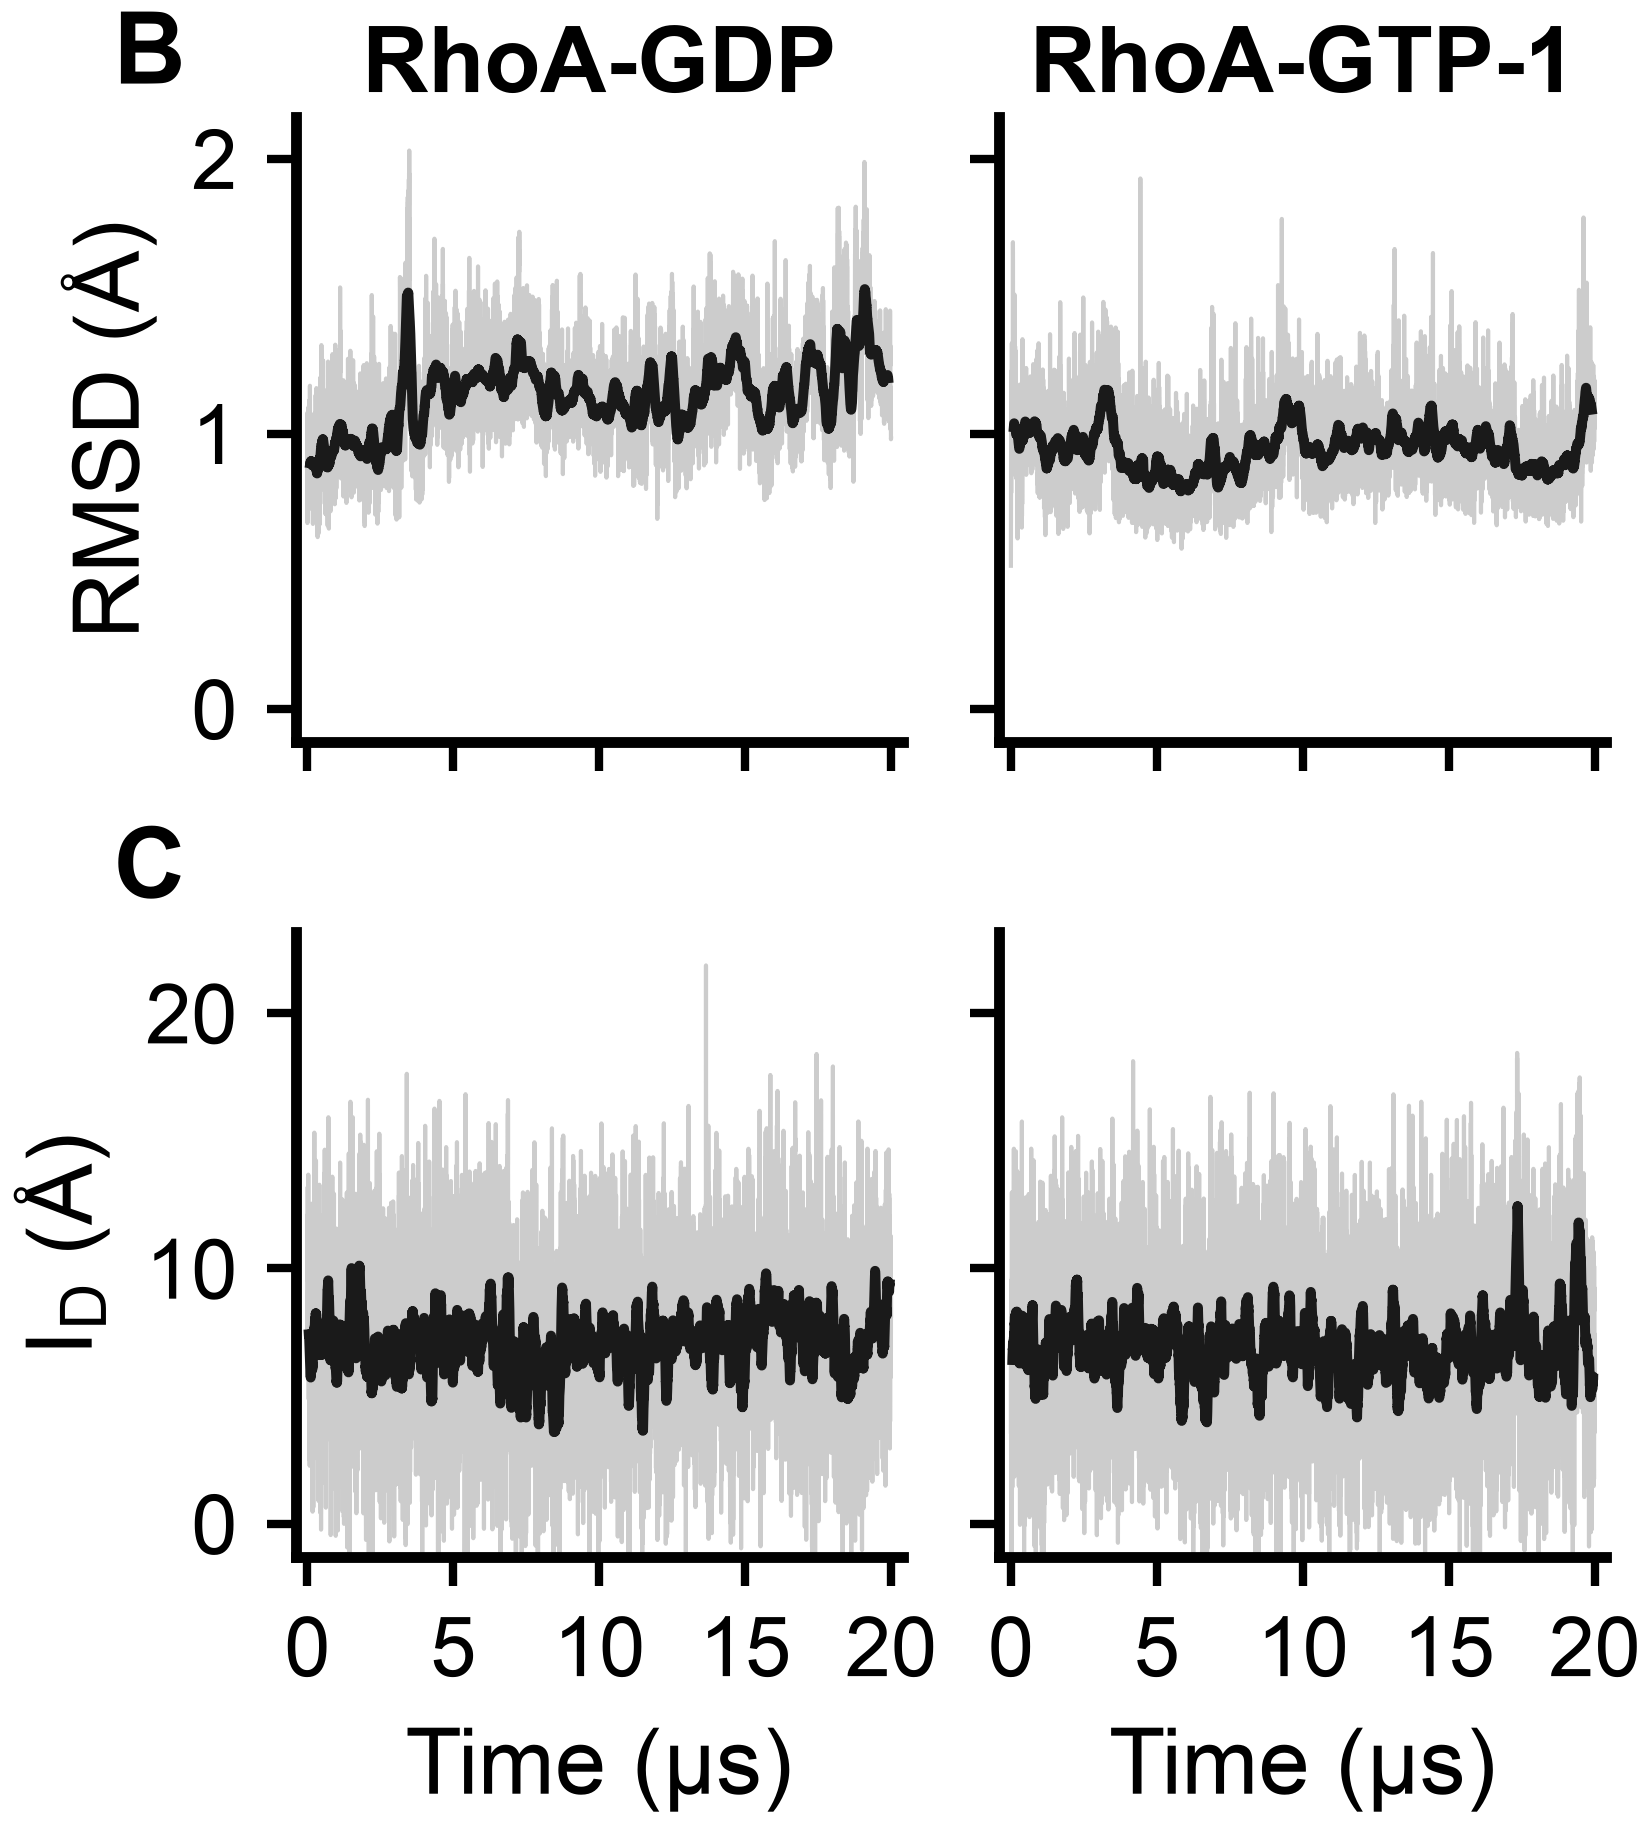

Reproduce this figure in Python.
#!/usr/bin/env python3
"""Figure 1 rework (panels B, C): RhoA-GDP and RhoA-GTP-1 equilibration, 2 rows x 2 cols.
Row B = core Cα RMSD, row C = geranylgeranyl-anchor insertion depth; columns = RhoA-GDP / RhoA-GTP-1.
Raw trace (faint) + moving average (window 100). Sized to 69.96 x 77.29 mm for the main figure.

  conda activate memb_analysis ; python fig1_rmsd_insertion.py
"""
import pickle
from pathlib import Path
import matplotlib
matplotlib.use("Agg")
import matplotlib.pyplot as plt
import numpy as np
import pandas as pd

plt.rcParams["font.family"] = "Arial"
plt.rcParams["axes.linewidth"] = 1.3
for k, v in {"pdf.fonttype": 42, "ps.fonttype": 42, "svg.fonttype": "none",
             "mathtext.fontset": "custom", "mathtext.rm": "Arial",
             "mathtext.it": "Arial:italic", "mathtext.bf": "Arial:bold"}.items():
    matplotlib.rcParams[k] = v

OD = Path(__file__).resolve().parent / "data"
HERE = Path(__file__).resolve().parent
MM = 1 / 25.4
FIG_W, FIG_H = 69.96 * MM, 77.29 * MM
MA_WINDOW = 100
TOTAL_US = 20.0
TICK_FS, AXIS_FS, HEAD_FS, PANEL_FS = 10, 11, 11, 12

SIMS = ["RhoA-GDP", "RhoA-GTP"]                      # GTP = GTP-1
HEAD = {"RhoA-GDP": "RhoA-GDP", "RhoA-GTP": "RhoA-GTP-1"}
COL = {"RhoA-GDP": "#1a1a1a", "RhoA-GTP": "#1a1a1a"}  # both RMSD/I_D traces black

load = lambda p: pickle.load(open(OD / p, "rb"))
rmsd = load("rmsdrhoa.pkl")["rmsd"]
# insertion depth = membrane_COM_z - anchor_COM_z, anchor = geranylgeranyl ACYL carbons (CYSG C1-C20),
# not the whole CYSG residue (measure_anchor_insertion_acyl.py). center-referenced; ~7 A for all sims.
anchor = {k: v for k, v in pickle.load(open(OD / "anchor_insert_depth_acyl.pkl", "rb")).items()
          if k.startswith("RhoA")}


def style_axes(ax):
    ax.spines["right"].set_visible(False); ax.spines["top"].set_visible(False)
    ax.yaxis.tick_left(); ax.xaxis.tick_bottom(); ax.minorticks_off()
    ax.spines["left"].set_linewidth(1.3); ax.spines["bottom"].set_linewidth(1.3)
    ax.tick_params(width=1.0, direction="out", labelsize=TICK_FS)


def line_plot(ax, x, y, color):
    y = np.asarray(y, float)
    ma = pd.Series(y).rolling(window=MA_WINDOW, center=True).mean()
    ax.plot(x, y, alpha=0.22, color=color, lw=0.5, zorder=1)
    ax.plot(x, ma, alpha=1.0, color=color, lw=1.2, zorder=2)


fig, axes = plt.subplots(2, 2, figsize=(FIG_W, FIG_H), sharex=True, constrained_layout=True)
fig.set_constrained_layout_pads(w_pad=0.02, h_pad=0.02, wspace=0.04, hspace=0.06)

# metric rows: (data dict, value-getter, y-label, panel-letter)
rmsd_get = lambda s: np.asarray(rmsd[s]["rmsd_A"], float)
anch_get = lambda s: np.asarray(anchor[s], float)
ROWS = [(rmsd_get, "RMSD (Å)", "B"), (anch_get, r"$\mathrm{I_D}$ (Å)", "C")]

for ri, (get, ylab, letter) in enumerate(ROWS):
    yvals = [get(s) for s in SIMS]
    ymax = max(np.nanmax(v) for v in yvals)
    ylo = -0.06 * ymax
    for ci, s in enumerate(SIMS):
        ax = axes[ri, ci]
        y = yvals[ci]
        line_plot(ax, np.linspace(0, TOTAL_US, len(y)), y, COL[s])
        ax.set_xlim(-0.4, TOTAL_US + 0.4); ax.set_xticks([0, 5, 10, 15, 20])
        ax.set_ylim(ylo, ymax * 1.06)
        style_axes(ax)
        if ri == 0:
            ax.set_title(HEAD[s], fontsize=HEAD_FS, fontweight="bold", pad=3)
        if ri == 1:
            ax.set_xlabel("Time (µs)", fontsize=AXIS_FS)
        if ci == 0:
            ax.set_ylabel(ylab, fontsize=AXIS_FS)
        else:
            ax.tick_params(labelleft=False)
    axes[ri, 0].text(-0.30, 1.17, letter, transform=axes[ri, 0].transAxes,
                     fontsize=PANEL_FS, fontweight="bold", va="top", ha="left")

for e in ("png", "svg"):
    fig.savefig(HERE / f"fig1_rmsd_insertion.{e}", dpi=600)
print(f"wrote fig1_rmsd_insertion.png  ({FIG_W/MM:.1f} x {FIG_H/MM:.1f} mm)")
